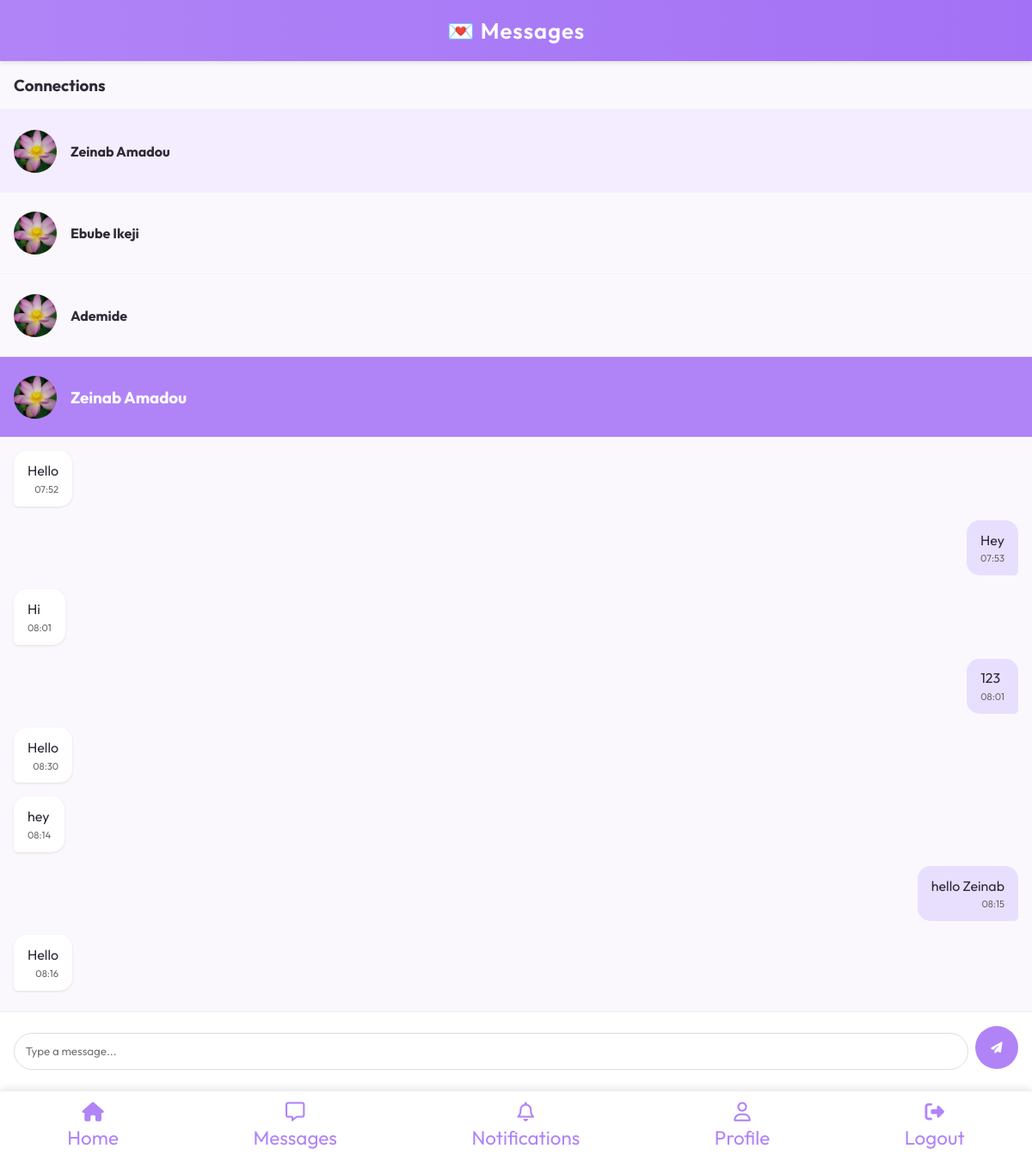
Screenshot of /messages.php?user_id=3 (signed in) with the database file from the repository.
### tables this page shows
CREATE TABLE `datingAppUsers` (
  `id` int UNSIGNED NOT NULL,
  `name` varchar(255) NOT NULL,
  `email` varchar(255) NOT NULL,
  `password` varchar(255) NOT NULL,
  `role` enum('user','admin') NOT NULL,
  `username` varchar(255) NOT NULL,
  `gender` enum('female','male','other') NOT NULL,
  `bio` text,
  `profile_picture` varchar(255) DEFAULT 'lotus.png'
);

CREATE TABLE `messages` (
  `id` int UNSIGNED NOT NULL,
  `sender_id` int UNSIGNED NOT NULL,
  `receiver_id` int UNSIGNED NOT NULL,
  `message` text NOT NULL,
  `is_read` tinyint(1) NOT NULL DEFAULT '0',
  `created_at` timestamp NOT NULL DEFAULT CURRENT_TIMESTAMP
);

### messages.php (the view, shortened to what this page needs)
<?php
require 'config.php';
$user_id = (int) $_SESSION['user_id'];
function getConnectedUsers($conn, $user_id) : array {
    $sql = "
        SELECT u.id, u.name, u.profile_picture
        FROM datingAppUsers u
        WHERE u.id IN (
            SELECT sender_id FROM connection_requests
            WHERE receiver_id = ? AND status = 'accepted'
            UNION
            SELECT receiver_id FROM connection_requests
            WHERE sender_id = ? AND status = 'accepted'
        )
    ";
    $stmt = $conn->prepare($sql);
    $stmt->bind_param("ii", $user_id, $user_id);
    $stmt->execute();
    return $stmt->get_result()->fetch_all(MYSQLI_ASSOC);
}
function getUserById($conn, $id) : array {
    $stmt = $conn->prepare("SELECT id, name, profile_picture FROM datingAppUsers WHERE id = ?");
    $stmt->bind_param("i", $id);
    $stmt->execute();
    return $stmt->get_result()->fetch_assoc();
}
function getMessages($conn, $u1, $u2) : array {
    $sql = "
        SELECT m.*, u.name AS sender_name
        FROM messages m
        JOIN datingAppUsers u ON m.sender_id = u.id
        WHERE (m.sender_id = ? AND m.receiver_id = ?)
        OR (m.sender_id = ? AND m.receiver_id = ?)
        ORDER BY m.created_at ASC
    ";
    $stmt = $conn->prepare($sql);
    $stmt->bind_param("iiii", $u1, $u2, $u2, $u1);
    $stmt->execute();
    return $stmt->get_result()->fetch_all(MYSQLI_ASSOC);
}
function loadMessages($conn, $user_id, $selected_id) : void {
  $messages = getMessages($conn, $user_id, $selected_id);
  foreach ($messages as $msg) {
    $is_sender = $msg['sender_id'] == $user_id;
    $msg_class = $is_sender ? 'sent' : 'received';
    echo "<div class='bubble {$msg_class}'>
            <p>" . htmlspecialchars($msg['message']) . "</p>
            <small> " . date('h:i', strtotime($msg['created_at'])) . "</small>
          </div>";
  }
}
$connected_users = getConnectedUsers($conn, $user_id);
$selected_user = null;
if (isset($_GET['user_id'])) {
    $selected_id = (int) $_GET['user_id'];
    $selected_user = getUserById($conn, $selected_id);
    $messages = getMessages($conn, $user_id, $selected_id);
}
?>
<!DOCTYPE html>
<html lang="en">
  <head>
  <link rel="stylesheet" href="style.css">
  <link rel="stylesheet" href="https://cdnjs.cloudflare.com/ajax/libs/font-awesome/6.6.0/css/all.min.css">
</head>
<body>
  <header>💌 Messages</header>
  <div class="chat-container">
    <div class="chat-list">
      <h3 style="padding: 1rem; margin: 0; border-bottom: 1px solid #eee;">Connections</h3>
      <?php if (empty($connected_users)): ?>
        <div style="padding: 1rem; text-align: center; color: #666;">
          <p>No connections yet</p>
          <p><small>Accept connection requests to start messaging</small></p>
        </div>
      <?php else: ?>
        <?php foreach ($connected_users as $user): ?>
          <a href="messages.php?user_id=<?php echo $user['id']; ?>"
             class="chat-list-item <?php echo ($selected_user && $selected_user['id'] == $user['id']) ? 'active' : ''; ?>">
            <img src="assets/profiles/<?php echo htmlspecialchars($user['profile_picture'] ?? 'lotus.png'); ?>"
                 alt="<?php echo htmlspecialchars($user['name']); ?>">
            <div>
              <h4><?php echo htmlspecialchars($user['name']); ?></h4>
            </div>
          </a>
        <?php endforeach; ?>
      <?php endif; ?>
    </div>
    <div class="chat-area">
      <?php if ($selected_user): ?>
        <div class="chat-header">
          <img src="assets/profiles/<?php echo htmlspecialchars($selected_user['profile_picture'] ?? 'lotus.png'); ?>"
               alt="<?php echo htmlspecialchars($selected_user['name']); ?>">
          <h3><?php echo htmlspecialchars($selected_user['name']); ?></h3>
        </div>
        <div class="chat-messages" id="chat-messages">
          <?php loadMessages($conn, $user_id, $selected_user['id']); ?>
        </div>
        <form method="POST" class="chat-input">
          <input type="text" name="message" placeholder="Type a message..." required>
          <button type="submit"><i class="fa-solid fa-paper-plane"></i></button>
        </form>
      <?php endif; ?>
    </div>
  </div>
  <div class="navbar" style="position: sticky;">
    <a href="home.php"><i class="fa-solid fa-house"></i> Home</a>
    <a href="messages.php"><i class="fa-regular fa-message"></i> Messages</a>
    <a href="notifications.php"><i class="fa-regular fa-bell"></i> Notifications</a>
    <a href="profile.php"><i class="fa-regular fa-user"></i> Profile</a>
    <a href="logout.php"><i class="fa-solid fa-right-from-bracket"></i> Logout</a>
  </div>
</body>
</html>

### style.css (style rules this page uses)
body { font-family: "Outfit", sans-serif; background-color: #faf8fc; color: #2e2a36; margin: 0; padding: 0; display: flex; flex-direction: column; min-height: 100vh; }
header { background: linear-gradient(90deg, #b084f7, #a371f5); color: #fff; text-align: center; padding: 1.2rem; font-size: 1.6rem; font-weight: 600; letter-spacing: 1px; box-shadow: 0 2px 5px rgba(0,0,0,0.1); }
input, select, textarea { width: 100%; padding: 0.7rem; margin: 0.5rem 0; border: 1px solid #ddd; border-radius: 10px; box-sizing: border-box; font-family: inherit; }
button { width: 100%; padding: 0.8rem; background-color: #b084f7; color: white; border: none; border-radius: 10px; font-weight: 600; cursor: pointer; transition: background 0.3s; font-family: inherit; }
.navbar { display: flex; justify-content: space-around; align-items: center; background: #fff; border-top: 1px solid #eee; padding: 0.8rem 0; position: fixed; bottom: 0; width: 100%; box-shadow: 0 -2px 10px rgba(0,0,0,0.1); }
.navbar a { text-decoration: none; color: #b084f7; font-size: 1.4rem; display: flex; flex-direction: column; align-items: center; gap: 0.3rem; }
.chat-list-item { display: flex; align-items: center; padding: 1rem; text-decoration: none; color: inherit; border-bottom: 1px solid #f2f2f2; transition: background 0.2s; }
.chat-list-item:hover, .chat-list-item.active { background: #f4edff; }
.chat-list-item img { width: 50px; height: 50px; border-radius: 50%; margin-right: 1rem; object-fit: cover; }
.chat-header { background: #b084f7; color: white; padding: 1rem; display: flex; align-items: center; gap: 1rem; }
.chat-header img { width: 50px; height: 50px; border-radius: 50%; object-fit: cover; }
.chat-messages { flex: 1; padding: 1rem; overflow-y: auto; display: flex; flex-direction: column; gap: 0.5rem; }
.bubble { max-width: 70%; padding: 0.8rem 1rem; border-radius: 15px; margin-bottom: 0.5rem; }
.bubble.sent { background: #e8dfff; align-self: flex-end; border-bottom-right-radius: 5px; }
.bubble.received { background: white; align-self: flex-start; border-bottom-left-radius: 5px; box-shadow: 0 1px 3px rgba(0,0,0,0.1); }
.bubble p { margin: 0 0 0.3rem 0; }
.bubble small { font-size: 0.7rem; color: #666; text-align: right; display: block; }
.chat-input { display: flex; padding: 1rem; background: white; border-top: 1px solid #eee; gap: 0.5rem; }
.chat-input input { flex: 1; padding: 0.8rem; border: 1px solid #ddd; border-radius: 25px; outline: none; }
.chat-input button { width: 50px !important; height: 50px; border-radius: 50% !important; background: #b084f7; color: white; border: none; cursor: pointer; }

### rows the page displays
datingappusers: profile_picture (picture), name "Zeinab Amadou"
datingappusers: profile_picture (picture), name "Ebube Ikeji"
datingappusers: profile_picture (picture), name "Ademide"
messages: message "Hello", created_at "07:52"
messages: message "Hey", created_at "07:53"
messages: message "Hi", created_at "08:01"
messages: message "123", created_at "08:01"
messages: message "Hello", created_at "08:30"
messages: message "hey", created_at "08:14"
messages: message "hello Zeinab", created_at "08:15"
messages: message "Hello", created_at "08:16"
